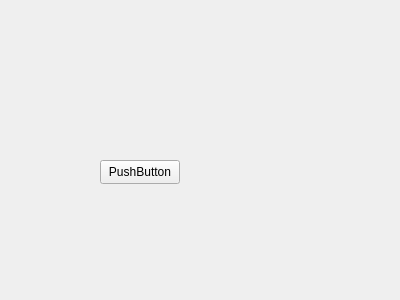
<?xml version="1.0" encoding="UTF-8"?>
<ui version="4.0">
 <class>Widget</class>
 <widget class="QWidget" name="Widget">
  <property name="geometry">
   <rect>
    <x>0</x>
    <y>0</y>
    <width>400</width>
    <height>300</height>
   </rect>
  </property>
  <property name="windowTitle">
   <string>Widget</string>
  </property>
  <widget class="QPushButton" name="pushButton">
   <property name="geometry">
    <rect>
     <x>100</x>
     <y>160</y>
     <width>80</width>
     <height>24</height>
    </rect>
   </property>
   <property name="text">
    <string>PushButton</string>
   </property>
  </widget>
 </widget>
 <layoutdefault spacing="6" margin="11"/>
 <resources/>
 <connections/>
</ui>
